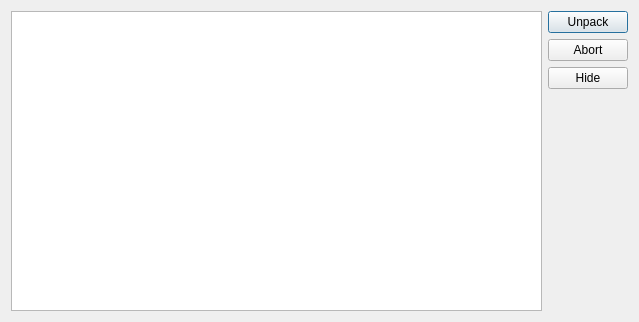
<ui version="4.0" >
 <class>UnpackDlg</class>
 <widget class="QDialog" name="UnpackDlg" >
  <property name="geometry" >
   <rect>
    <x>0</x>
    <y>0</y>
    <width>639</width>
    <height>322</height>
   </rect>
  </property>
  <property name="windowTitle" >
   <string>Unpack an archive</string>
  </property>
  <layout class="QGridLayout" name="gridLayout" >
   <item rowspan="4" row="0" column="0" >
    <widget class="QTreeWidget" name="treeFiles" >
     <property name="columnCount" >
      <number>0</number>
     </property>
    </widget>
   </item>
   <item row="0" column="1" >
    <widget class="QPushButton" name="pushUnpack" >
     <property name="text" >
      <string>Unpack</string>
     </property>
    </widget>
   </item>
   <item row="1" column="1" >
    <widget class="QPushButton" name="pushAbort" >
     <property name="text" >
      <string>Abort</string>
     </property>
    </widget>
   </item>
   <item row="2" column="1" >
    <widget class="QPushButton" name="pushHide" >
     <property name="text" >
      <string>Hide</string>
     </property>
    </widget>
   </item>
   <item row="3" column="1" >
    <spacer name="verticalSpacer" >
     <property name="orientation" >
      <enum>Qt::Vertical</enum>
     </property>
     <property name="sizeHint" stdset="0" >
      <size>
       <width>20</width>
       <height>202</height>
      </size>
     </property>
    </spacer>
   </item>
  </layout>
 </widget>
 <resources/>
 <connections/>
</ui>
